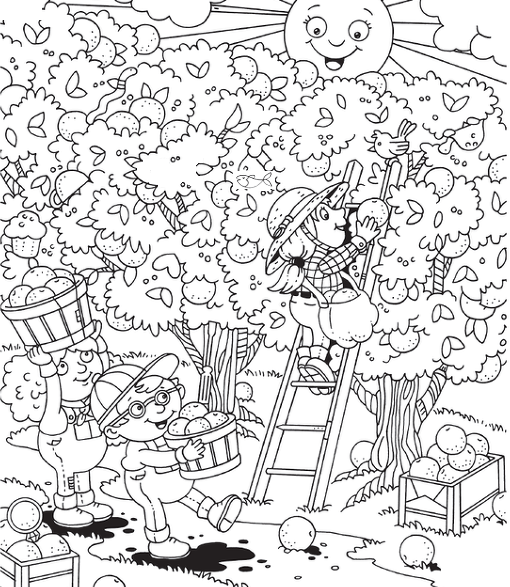
#> input picture HW02_2018315056_우메모토세이야/sample1.png, 510 x 587 px
$ python hw02_2018315056_main.py
#> lines starting #> are read from the running program, lines starting #| are printed output that depends on the picture
### HW02_2018315056_우메모토세이야/hw02_2018315056_template_matching.py
import cv2
import numpy as np
import imutils
def template_matching(img_temp, img_ref):
    # 변수 초기화
    max_value, max_pt = 0, (0, 0)
    angle, scale = 0, 0
    # mask = np.full((h, w), 255, dtype=np.uint8) # 흰색 사각형 마스크
    for _scale in np.linspace(0.5, 1.5, 3):
        for _angle in range(0, 360, 10):
            # 물고기를 확대/축소
            res_img_temp = cv2.resize(img_temp, None, fx=_scale, fy=_scale, interpolation=cv2.INTER_CUBIC)
            # res_mask = cv2.resize(mask, None, fx=_scale, fy=_scale, interpolation=cv2.INTER_CUBIC) # 마스크를 확대/축소

            # 물고기를 회전
            rot_img_temp = imutils.rotate_bound(res_img_temp, _angle)
            # rot_mask = imutils.rotate_bound(res_mask, _angle) # 마스크를 회전

            #template matching
            _match = cv2.matchTemplate(image=img_ref, templ=rot_img_temp, method=cv2.TM_CCOEFF_NORMED, mask=None) #마스크쓰는 경우 mask=rot_mask
            _, _max_value, _, _max_pt = cv2.minMaxLoc(_match)
            if _max_value > max_value:
                max_value, max_pt, angle, scale = _max_value, _max_pt, _angle, _scale
    return max_pt[0], max_pt[1], angle, scale

### HW02_2018315056_우메모토세이야/hw02_2018315056_main.py
import os
import cv2
import numpy as np
from matplotlib import pyplot as plt
from hw02_2018315056_template_matching import template_matching

if __name__ == "__main__":
    # Set the working directory to be the current one
    os.chdir(os.path.dirname(os.path.abspath(__file__)))

    # Load a reference image as grayscale
    img_reference = cv2.imread('sample1.png', 0)
#> img_reference: shape (587, 510); min 0, max 255, mean 219.2

    # Load a template image as grayscale
    img_template = cv2.imread('fish.png', 0)
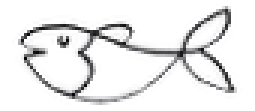
#> input picture HW02_2018315056_우메모토세이야/fish.png, 85 x 37 px (shown 3 times larger)
#> img_template: shape (37, 85); min 0, max 255, mean 233.7

    # Apply template matching
    x, y, angle, scale = template_matching(img_template, img_reference)
#> after the loop in template_matching, `for _scale in np.linspace(0.5, 1.5, 3):`:
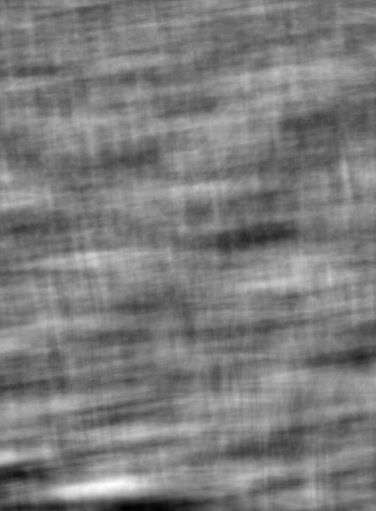
#> _match: shape (511, 376) float32; min -0.254, max 0.263, mean -0.0013; drawn with min black and max white
#> after the loop in template_matching, `for _scale in np.linspace(0.5, 1.5, 3):`:
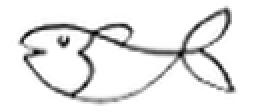
#> res_img_temp: shape (56, 128) (shown 2 times larger); min 0, max 255, mean 233.3
#> after the loop in template_matching, `for _scale in np.linspace(0.5, 1.5, 3):`: angle = 0; max_pt = (233, 171); max_value = 0.99; scale = 0.5
#> x = 233; y = 171; angle = 0; scale = 0.5

    h, w = img_template.shape[:2]
#> h = 37; w = 85

    # 회전 후의 사이즈 구하기
    angle_rad = angle/180.0*np.pi
#> angle_rad = 0
    w_rot = int((np.round(h*np.absolute(np.sin(angle_rad))+w*np.absolute(np.cos(angle_rad))))*scale)
#> w_rot = 42
    h_rot = int((np.round(h*np.absolute(np.cos(angle_rad))+w*np.absolute(np.sin(angle_rad))))*scale)
#> h_rot = 18

    # 사각 영역 그리기
    cv2.rectangle(img_reference, (x, y), (x+w_rot, y+h_rot), 0, 2)
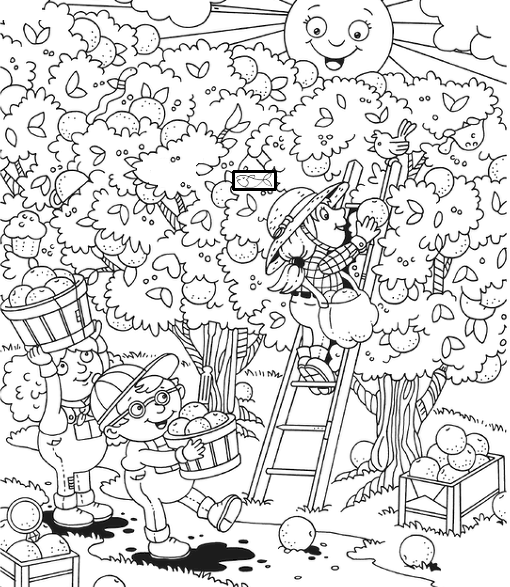
#> img_reference: shape (587, 510); min 0, max 255, mean 219

    plt.imshow(img_reference,cmap='gray')
    plt.title("Detected Point"), plt.xticks([]), plt.yticks([])
    plt.show()
